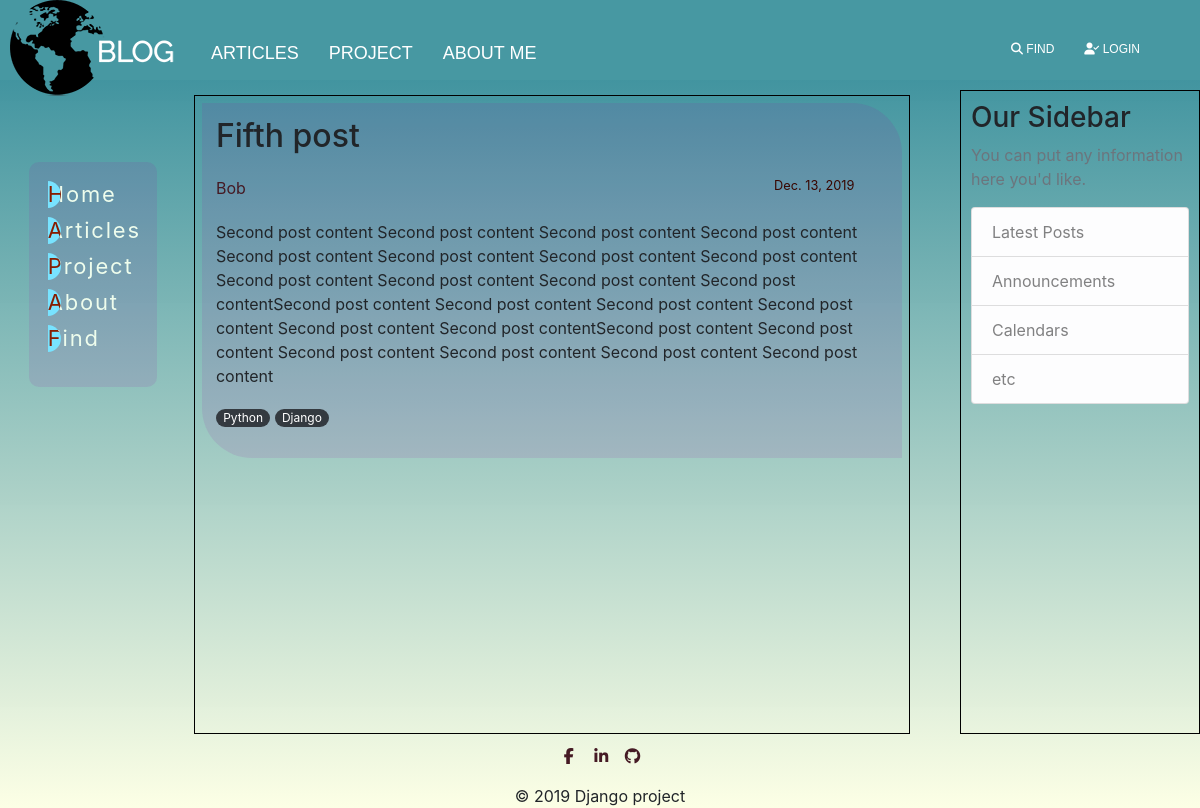
The app's page /blog/post/fifth_post/, older data.
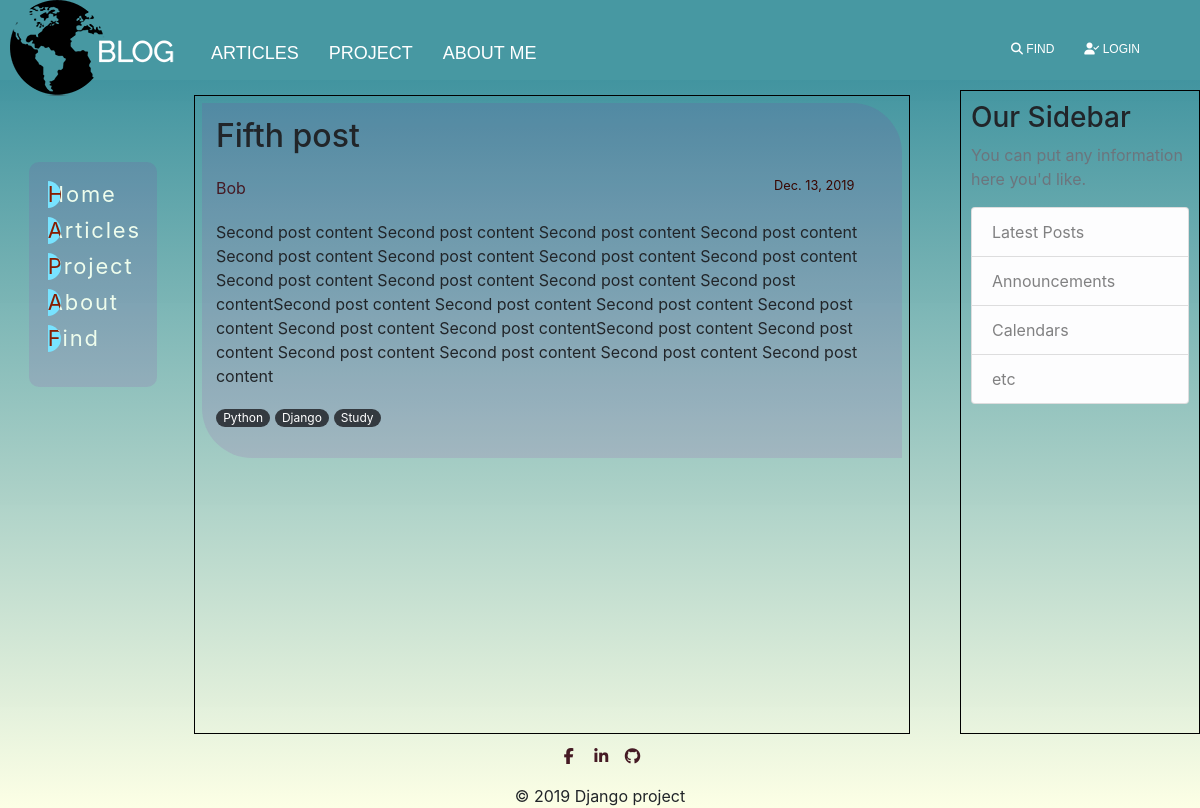
The same page, newer data.
### my_blog/models.py (models this page shows, shortened)
class Post(models.Model):
    title = models.CharField(max_length=150, db_index=True)
    slug = models.SlugField(max_length=150, unique=True)
    body = models.TextField(blank=True, db_index=True)
    date_posted = models.DateField(default=timezone.now)
    author = models.ForeignKey(User, on_delete=models.CASCADE)
    tags = models.ManyToManyField('Tag', blank=True, related_name='posts')

class Tag(models.Model):
    tag = models.CharField(max_length=50, unique=True)
    slug = models.SlugField(max_length=50, unique=True)
    def __str__(self):
        return self.tag

### my_blog/views.py (the view)
# urls.py: path('post/<str:slug>/', PostDetail.as_view(), name='post_detail'),
class PostDetail(ObjectDetailMixin, View):
    model = Post
    template = 'my_blog/post_detail.html'

### my_blog/utilities.py (called while the page is built)
    def get(self, request, slug):
        objects = get_object_or_404(self.model, slug__iexact=slug)
        return render(request, self.template, context={self.model.__name__.lower(): objects})

### my_blog/templates/my_blog/post_detail.html (shortened to what this page needs)
{% extends 'my_blog/blog_base.html' %}
{% block content %}
    <div class="media-body">
        <div class="media-article">
            <h2>{{ post.title }}</h2>
            <div class="article-metadata" style="margin-top: 20px; margin-bottom: 20px;">
                <a class="mr-2" href="#">{{ post.author }}</a>
                <small class="text-muted">{{ post.date_posted }}</small>
            </div>
            <p class="article-content">{{ post.body }}</p>
        <p>
            {% for tag in post.tags.all %}
            <a href="{% url 'tags_list' %}" class="badge badge-pill badge-dark">{{ tag }}</a>
        {% endfor %}
        </p>
        </div>
    </div>
{% endblock %}

### my_blog/templates/my_blog/blog_base.html
{% extends 'django_blog/base.html' %}
{% block right %}
    <div class="content-section">
        <h3>Our Sidebar</h3>
        <p class='text-muted'>You can put any information here you'd like.</p>
        <ul class="list-group">
            <li class="list-group-item list-group-item-light">Latest Posts</li>
            <li class="list-group-item list-group-item-light">Announcements</li>
            <li class="list-group-item list-group-item-light">Calendars</li>
            <li class="list-group-item list-group-item-light">etc</li>
        </ul>
    </div>
{% endblock %}
{% block left %}
    <div class="nuvcover">
        <nav>
            <ul>
                <li><span>Home</span></li>
                <li><span>Articles</span></li>
                <li><span>Project</span></li>
                <li><span>About me</span></li>
                <li><span>Find</span></li>
            </ul>
        </nav>
    </div>
{% endblock %}

### templates/django_blog/base.html (shortened to what this page needs)
{% load static %}
<!DOCTYPE html>
<html lang="en">
<head>
    <link rel="stylesheet" href="https://stackpath.bootstrapcdn.com/bootstrap/4.4.1/css/bootstrap.min.css">
    <link rel="stylesheet" href="{% static 'styles.css' %}" />
</head>
<body>
<header class="pageHeader">
    <div class="Navbar">
        <div class="">
            <a href="{% url 'index_page' %}">
               <img src="{% static 'images/Logo_blog.png' %}" alt="BLOG" >
            </a>
        </div>
        <nav class="Navbar__Items">
            <div class="Navbar__Link">
                <a class="Navbar__Link" href="{% url 'blog_home' %}">Articles</a>
            </div>
            <div class="Navbar__Link">
                <a class="Navbar__Link" href="">Project</a>
            </div>
            <div class="Navbar__Link">
                <a class="Navbar__Link" href="/about">About me</a>
            </div>
        </nav>
        <nav class="Navbar__Items Navbar__Items--right">
            <div class="Navbar__Link">
                <a class="Navbar__Link" href="">
                    <i class="fas fa-search"></i>
                    find
                </a>
            </div>
            <div class="Navbar__Link">
                <a class="Navbar__Link" href="">
                    <i class="fas fa-user-check"></i>
                    login
                </a>
            </div>
        </nav>
    </div>
</header>
<main class="mainArticle container">
    <div class="main_content">
        {% block content %}{% endblock %}
    </div>
</main>
<aside class="mainBorder">
    {% block left %}{% endblock %}
</aside>
<div class="siteAds">
    {% block right %}{% endblock %}
</div>
<footer class="pageFooter special-color-dark" >
  <div class="container">
    <ul class="list-unstyled text-center">
      <li class="list-inline-item">
        <a class="btn-floating btn-fb mx-1" href="https://www.facebook.com/ksvsem">
          <i class="fab fa-facebook-f"> </i>
        </a>
      </li>
      <li class="list-inline-item">
        <a class="btn-floating btn-li mx-1" href="">
          <i class="fab fa-linkedin-in"> </i>
        </a>
      </li>
      <li class="list-inline-item">
        <a class="btn-floating btn-github" href="">
          <i class="fab fa-github"> </i>
        </a>
      </li>
    </ul>
  </div>
  <div class="footer-copyright text-center">
      © 2019 Django project
  </div>
</footer>
</body>
</html>

### static/styles.css (style rules this page uses)
body { display: grid; grid-template-areas: "header header header" "aside article ads" "footer footer footer"; grid-template-rows: 10% 1fr 7%; grid-template-columns: 12% 1fr 20%; grid-row-gap: 10px; grid-column-gap: 10px; height: 100vh; margin: 0; }
body:before { content: ''; position: fixed; top: 0; bottom: 0; width: 100%; z-index: -1; background: linear-gradient(0deg, rgba(252, 255, 223, 0.8057598039215687) 0%, rgba(0, 111, 130, 0.819765406162465) 100%); }
@media (min-width: 768px) { .container, .container-md, .container-sm { max-width: 90%; } }
@media (min-width: 576px) { .container, .container-sm { max-width: 90%; } }
@media (min-width: 768px) { .container { max-width: 90%; } }
@media (min-width: 50px) { .container { max-width: 90%; } }
.pageHeader { grid-area: header; background: rgb(71, 152, 162); width: 100%; top: 0; left: 0; }
.Navbar { display: flex; padding-left: 10px; font-family: sans-serif; font-size: 18px; color: white; opacity: 1; text-transform: uppercase; }
.Navbar__Link { padding-right: 15px; text-decoration: none; color: white; }
.Navbar__Items { display: flex; padding: 40px 30px; }
.Navbar__Items--right { margin-left: auto; font-size: 12px; }
.mainArticle { border: 1px solid #000; grid-area: article; box-sizing: border-box; justify-content: center; margin-top: 5px; }
main a { color: #451a24; text-decoration: none; }
.media-body { justify-content: space-between; padding: 1%; width: 100%; }
.media-article { background: rgba(158, 20, 167, 0.11); padding: 2%; border-radius: 0 50px 0 50px; }
small.text-muted { color: #380600 !important; float: right; }
.container { padding-right: 0; padding-left: 0; }
.content-section { margin: 0; }
.article-metadata { width: 95%; }
a.badge-dark { font-weight: normal; }
.mainBorder { padding: 50% 20%; grid-area: aside; }
.nuvcover { margin: 0; position: fixed; align-items: center; justify-content: center; background: rgba(158, 20, 167, 0.11); border-radius: 10px; }
.nuvcover nav ul { list-style-type: none; padding: 10px; }
.nuvcover nav ul li { font-size: 18px; font-family: -apple-system, BlinkMacSystemFont, "Segoe UI", Roboto, "Helvetica Neue", Arial, "Noto Sans", sans-serif, "Apple Color Emoji", "Segoe UI Emoji", "Segoe UI Symbol", "Noto Color Emoji"; background-color: rgba(158, 20, 167, 0); letter-spacing: 0.1em; width: 5em; height: 1.5em; line-height: 1.5em; position: relative; overflow: hidden; margin: 0.5em; cursor: pointer; }
.nuvcover nav ul li span { color: white; mix-blend-mode: difference; font-size: 22px; }
.nuvcover nav ul li::before { content: ''; position: absolute; width: 1.5em; height: inherit; background-color: #78e3ff; border-radius: 50%; top: 0; left: -0.75em; transition: 0.5s ease-out; }
.siteAds { padding: 10px; border: 1px solid #000; grid-area: ads; }
.pageFooter { padding: 0; grid-area: footer; }
footer a { color: #451a24; text-decoration: none; }

Row changes from the older to the newer data that the page shows:
added Tag: tag "Study"
